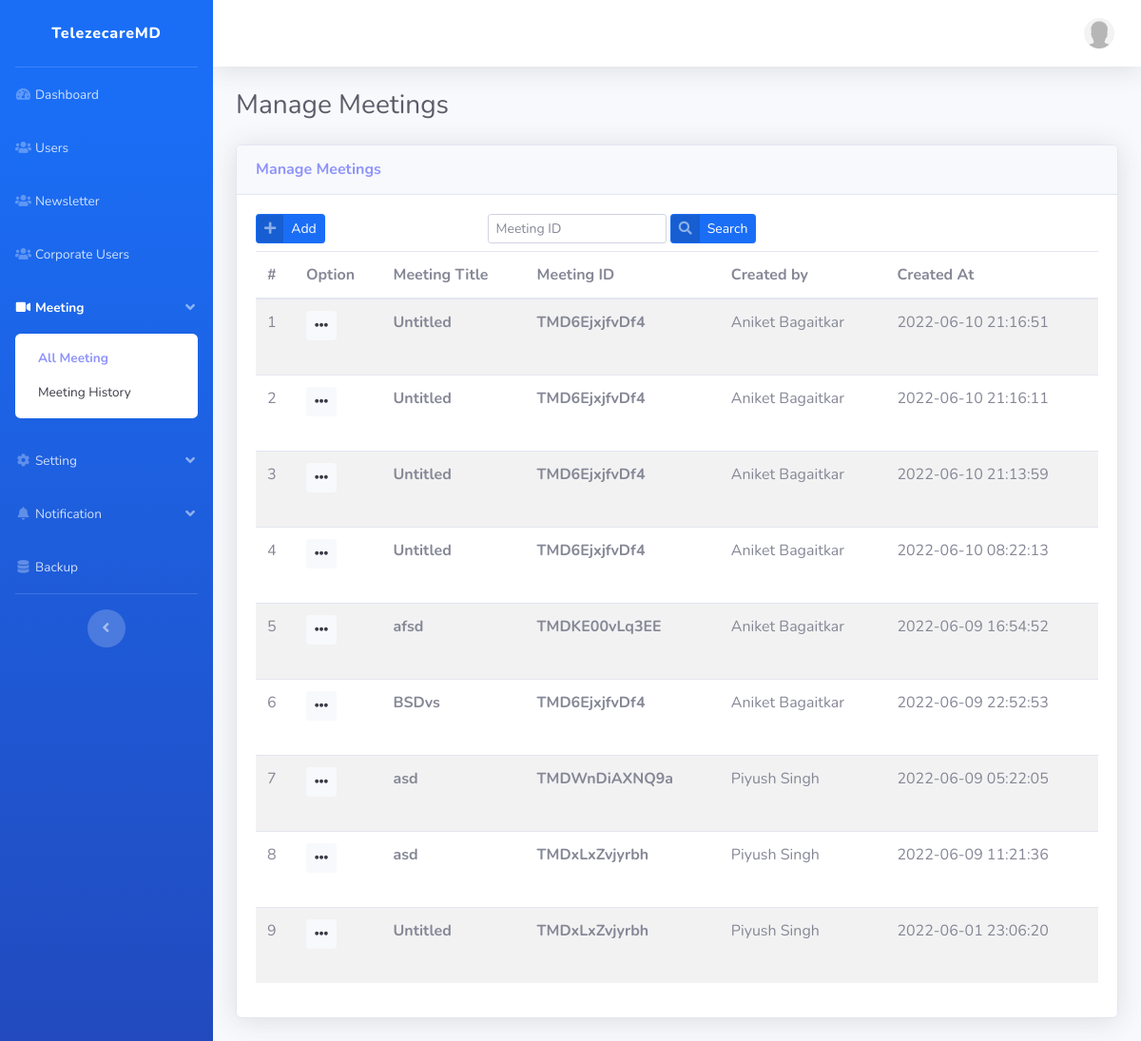
/admin/meeting/, run on the app's committed database.
### tables this page shows
CREATE TABLE `meeting` (
  `meeting_id` int(11) NOT NULL,
  `meeting_title` varchar(250) DEFAULT NULL,
  `meeting_code` varchar(250) NOT NULL,
  `is_opened` varchar(255) DEFAULT NULL,
  `scheduled_at` datetime DEFAULT NULL,
  `user_id` int(11) NOT NULL DEFAULT 0,
  `created_at` datetime NOT NULL DEFAULT current_timestamp(),
  `remarks` text DEFAULT NULL,
  `set_timezone` varchar(500) DEFAULT NULL,
  `for_web` varchar(500) DEFAULT NULL
);

CREATE TABLE `user` (
  `user_id` int(11) NOT NULL,
  `name` longtext DEFAULT NULL,
  `email` longtext NOT NULL,
  `password` longtext NOT NULL,
  `gender` varchar(20) DEFAULT '1',
  `role` varchar(100) DEFAULT NULL,
  `token` mediumtext DEFAULT NULL,
  `join_date` datetime DEFAULT NULL,
  `last_login` datetime DEFAULT NULL,
  `deactivate_reason` mediumtext DEFAULT NULL,
  `status` int(10) NOT NULL DEFAULT 1,
  `phone` varchar(250) DEFAULT NULL,
  `dob` date DEFAULT '0000-00-00',
  `meeting_code` varchar(250) NOT NULL,
  `firebase_auth_uid` varchar(250) DEFAULT NULL,
  `login_status` varchar(20) DEFAULT NULL,
  `admin_verifcation` varchar(25) DEFAULT NULL,
  `is_corporate` int(11) NOT NULL DEFAULT 0,
  `profile` varchar(250) DEFAULT NULL,
  `created_at` datetime NOT NULL DEFAULT current_timestamp()
);

### application/controllers/Admin.php (called while the page is built, shortened)
<?php
class Admin extends CI_Controller {
    function meeting($param1 = '', $param2 = ''){
        $meeting_code           = $this->input->get('meeting_code');
        $search_string = '';
        $total_rows     = $this->common_model->get_meeting_num_rows($meeting_code);
        $config                     = $this->common_model->pagination();
        $config["base_url"]         = base_url() . "admin/meeting?".$search_string;
        $config["total_rows"]       = $total_rows;
        $config["per_page"]         = 15;
        $config["uri_segment"]      = 3;
        $config['page_query_string']= TRUE;
        $this->pagination->initialize($config);
        $data['last_row_num']       =  $this->uri->segment(3);
        $page                       = ($this->input->get('per_page') !="" || $this->input->get('per_page') !=NULL) ? $this->input->get('per_page') : 0;
        $data["meetings"]              = $this->common_model->get_meetings($meeting_code,$config["per_page"], $page);
        $data["links"]              = $this->pagination->create_links();
        $data['total_rows']         = $config["total_rows"];
        $data['page_name']          = 'meeting';
        $data['page_title']         = 'Manage Meetings';
        $this->load->view('admin/index', $data);
    }
}

### index.php (called while the page is built, shortened)
<?php
require_once BASEPATH.'core/CodeIgniter.php';

### application/config/config.php (called while the page is built, shortened)
<?php
$config['base_url'] = ((isset($_SERVER['HTTPS']) && $_SERVER['HTTPS'] == "on") ? "https" : "http");
$config['base_url'] .= "://".$_SERVER['HTTP_HOST'];
$config['base_url'] .= str_replace(basename($_SERVER['SCRIPT_NAME']),"",$_SERVER['SCRIPT_NAME']);
$config['index_page'] = '';
$config['uri_protocol']	= 'REQUEST_URI';
$config['url_suffix'] = '.html';
$config['language']	= 'english';
$config['charset'] = 'UTF-8';
$config['enable_hooks'] = FALSE;
$config['subclass_prefix'] = 'MY_';
$config['composer_autoload'] = FALSE;
$config['permitted_uri_chars'] = 'a-z 0-9~%.:_\-';
$config['allow_get_array'] = TRUE;
$config['enable_query_strings'] = FALSE;
$config['controller_trigger'] = 'c';
$config['function_trigger'] = 'm';
$config['directory_trigger'] = 'd';
$config['log_threshold'] = 0;
$config['log_path'] = '';
$config['log_file_extension'] = '';
$config['log_file_permissions'] = 0644;
$config['log_date_format'] = 'Y-m-d H:i:s';
$config['error_views_path'] = '';
$config['cache_path'] = '';
$config['cache_query_string'] = FALSE;
$config['encryption_key'] = '34ef7333f63298c';
$config['sess_driver'] 				= 'database';
$config['sess_cookie_name'] 		= 'ci_session';
$config['sess_expiration'] 			= 7200;
$config['sess_save_path'] 			= 'ci_sessions';
$config['sess_match_ip'] 			= FALSE;
$config['sess_time_to_update'] 		= 300;
$config['sess_regenerate_destroy'] 	= FALSE;
$config['cookie_prefix']	= '';
$config['cookie_domain']	= '';
$config['cookie_path']		= '/';
$config['cookie_secure']	= FALSE;
$config['cookie_httponly'] 	= FALSE;
$config['standardize_newlines'] = FALSE;
$config['global_xss_filtering'] = FALSE;
$config['csrf_protection'] = FALSE;
$config['csrf_token_name'] = 'csrf_test_name';
$config['csrf_cookie_name'] = 'csrf_cookie_name';
$config['csrf_expire'] = 7200;
$config['csrf_regenerate'] = TRUE;
$config['csrf_exclude_uris'] = array();
$config['compress_output'] = FALSE;
$config['time_reference'] = 'local';
$config['rewrite_short_tags'] = FALSE;
$config['proxy_ips'] = '';

### application/models/Common_model.php (called while the page is built, shortened)
<?php if ( ! defined('BASEPATH')) exit('No direct script access allowed');
class Common_model extends CI_Model {
    function pagination(){
        $config['full_tag_open']    = '<ul class ="pagination">';
        $config['full_tag_close']   = '</ul>';
        $config['first_link']       = '«';
        $config['first_tag_open']   = '<li class="page-item page-link">';
        $config['first_tag_close']  = '</li>';
        $config['last_link']        = '»';
        $config['last_tag_open']    = '<li class="page-item page-link">';
        $config['last_tag_close']   = '</li>';
        $config['next_link']        = '&rarr;';
        $config['next_tag_open']    = '<li class="page-item page-link">';
        $config['next_tag_close']   = '</li>';
        $config['prev_link']        = '&larr;';
        $config['prev_tag_open']    = '<li class="page-item page-link">';
        $config['prev_tag_close']   = '</li>';
        $config['cur_tag_open']     = '<li class="page-item active"><a class="page-link" href="#">';
        $config['cur_tag_close']    = '</a></li>';
        $config['num_tag_open']     = '<li class="page-item page-number">';
        $config['num_tag_close']    = '</li>';
        return $config;
    }
    public function get_meetings($meeting_code='',$limit=NULL, $start=NULL)
    {
        $this->db->order_by('meeting_id',"DESC");
        $this->db->limit($limit,$start);
        return $this->db->get('meeting')->result_array();
    }
}

### application/views/admin/meeting.php (the view, shortened to what this page needs)
<div class="card shadow mb-4">
    <div class="card-header py-3">
      <h6 class="m-0 font-weight-bold text-primary"><?php echo $page_title;?></h6>
    </div>
    <div class="card-body">
        <div class="row">
            <div class="col-sm-12">
                <div class="row">
                    <div class="col-md-3">
                        <button class="btn btn-primary btn-sm btn-icon-split" data-toggle="modal" data-target="#mymodal" data-id="<?php echo base_url() . 'admin/view_modal/meeting_add';?>" id="menu">
                            <span class="icon text-white-50"><i class="fa fa-plus"></i></span>
                            <span class="text">Add</span>
                        </button>
                        <br>
                    </div>
                    <div class="col-md-9">
                        <form class="form-inline " method="get" action="<?php echo base_url('admin/meeting') ?>">
                            <div class="form-group mx-sm-3 mb-2">
                                <input type="text" name="meeting_code" value="<?php if(isset($meeting_code)){ echo $meeting_code;} ?>" class="form-control form-control-sm" id="title" placeholder="Meeting ID">&nbsp;
                                <button type="submit" class="btn btn-primary btn-sm btn-icon-split">
                                    <span class="icon text-white-50"><i class="fa fa-search"></i></span>
                                    <span class="text">Search</span>
                                </button>
                            </div>
                        </form>
                    </div>
                </div>
                <table class="table table-striped">
                    <thead>
                        <tr>
                            <th>#</th>
                            <th>Option</th>
                            <th>Meeting Title</th>
                            <th>Meeting ID</th>
                            <th>Created by</th>
                            <th>Created At</th>
                        </tr>
                    </thead>
                    <tbody>
                        <?php $sl = 1;
                            foreach ($meetings as $meeting):
                        ?>
                        <tr id='row_<?php echo $meeting['meeting_id'];?>'>
                            <td><?php echo $sl++;?></td>
                            <td>
                                <div class="dropdown no-arrow mb-4">
                                    <button class="btn btn-light btn-sm dropdown-toggle" type="button" id="dropdownMenuButton" data-toggle="dropdown" aria-haspopup="true" aria-expanded="false"><i class="fa fa-ellipsis-h" aria-hidden="true"></i></button>
                                </div>
                            </td>
                            <td><strong><?php echo $meeting['meeting_title'];?></strong></td>
                            <td><strong><?php echo $meeting['meeting_code'];?></strong></td>
                            <td><?php echo $this->common_model->get_name_by_id($meeting['user_id']);?></td>
                            <td><?php echo $meeting['created_at'];?></td>
                        </tr>
                        <?php endforeach;?>
                    </tbody>
                </table>
            </div>
        </div>
    </div>
</div>

### data on the page
meeting: meeting_title "Untitled", meeting_code "TMD6EjxjfvDf4", user.name "Aniket Bagaitkar", created_at "2022-06-10 21:16:51"
meeting: meeting_title "Untitled", meeting_code "TMD6EjxjfvDf4", name_by_id "Aniket Bagaitkar", created_at "2022-06-10 21:16:11"
meeting: meeting_title "Untitled", meeting_code "TMD6EjxjfvDf4", name_by_id "Aniket Bagaitkar", created_at "2022-06-10 21:13:59"
meeting: meeting_title "Untitled", meeting_code "TMD6EjxjfvDf4", name_by_id "Aniket Bagaitkar", created_at "2022-06-10 08:22:13"
meeting: meeting_title "afsd", meeting_code "TMDKE00vLq3EE", name_by_id "Aniket Bagaitkar", created_at "2022-06-09 16:54:52"
meeting: meeting_title "BSDvs", meeting_code "TMD6EjxjfvDf4", name_by_id "Aniket Bagaitkar", created_at "2022-06-09 22:52:53"
meeting: meeting_title "asd", meeting_code "TMDWnDiAXNQ9a", user.name "Piyush Singh", created_at "2022-06-09 05:22:05"
meeting: meeting_title "asd", meeting_code "TMDxLxZvjyrbh", name_by_id "Piyush Singh", created_at "2022-06-09 11:21:36"
meeting: meeting_title "Untitled", meeting_code "TMDxLxZvjyrbh", name_by_id "Piyush Singh", created_at "2022-06-01 23:06:20"

### other printed values
$page_title "Manage Meetings"
